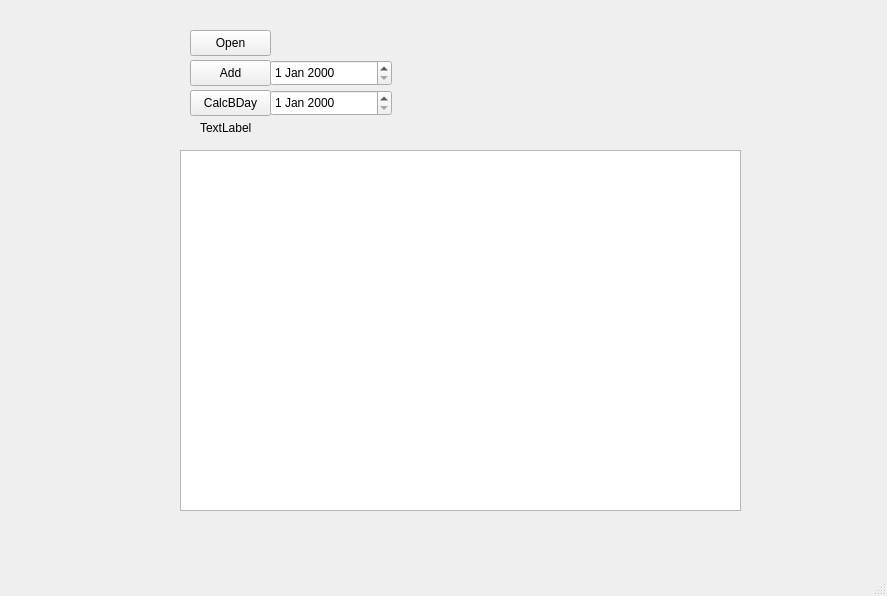
<?xml version="1.0" encoding="UTF-8"?>
<ui version="4.0">
 <class>mainwindow</class>
 <widget class="QMainWindow" name="mainwindow">
  <property name="geometry">
   <rect>
    <x>0</x>
    <y>0</y>
    <width>887</width>
    <height>596</height>
   </rect>
  </property>
  <property name="windowTitle">
   <string>mainwindow</string>
  </property>
  <widget class="QWidget" name="centralwidget">
   <widget class="QTableWidget" name="tableWidget">
    <property name="geometry">
     <rect>
      <x>180</x>
      <y>150</y>
      <width>561</width>
      <height>361</height>
     </rect>
    </property>
   </widget>
   <widget class="QDateEdit" name="dateEditAdd">
    <property name="geometry">
     <rect>
      <x>270</x>
      <y>60</y>
      <width>122</width>
      <height>26</height>
     </rect>
    </property>
   </widget>
   <widget class="QPushButton" name="btnOpen">
    <property name="geometry">
     <rect>
      <x>190</x>
      <y>30</y>
      <width>81</width>
      <height>26</height>
     </rect>
    </property>
    <property name="text">
     <string>Open</string>
    </property>
   </widget>
   <widget class="QPushButton" name="btnAdd">
    <property name="geometry">
     <rect>
      <x>190</x>
      <y>60</y>
      <width>81</width>
      <height>26</height>
     </rect>
    </property>
    <property name="text">
     <string>Add</string>
    </property>
   </widget>
   <widget class="QPushButton" name="btnCalcBday">
    <property name="geometry">
     <rect>
      <x>190</x>
      <y>90</y>
      <width>81</width>
      <height>26</height>
     </rect>
    </property>
    <property name="text">
     <string>CalcBDay</string>
    </property>
   </widget>
   <widget class="QDateEdit" name="dateEditBday">
    <property name="geometry">
     <rect>
      <x>270</x>
      <y>90</y>
      <width>122</width>
      <height>26</height>
     </rect>
    </property>
   </widget>
   <widget class="QLabel" name="lblResult">
    <property name="geometry">
     <rect>
      <x>200</x>
      <y>120</y>
      <width>151</width>
      <height>16</height>
     </rect>
    </property>
    <property name="text">
     <string>TextLabel</string>
    </property>
   </widget>
  </widget>
  <widget class="QMenuBar" name="menubar">
   <property name="geometry">
    <rect>
     <x>0</x>
     <y>0</y>
     <width>887</width>
     <height>33</height>
    </rect>
   </property>
  </widget>
  <widget class="QStatusBar" name="statusbar"/>
 </widget>
 <resources/>
 <connections/>
</ui>
